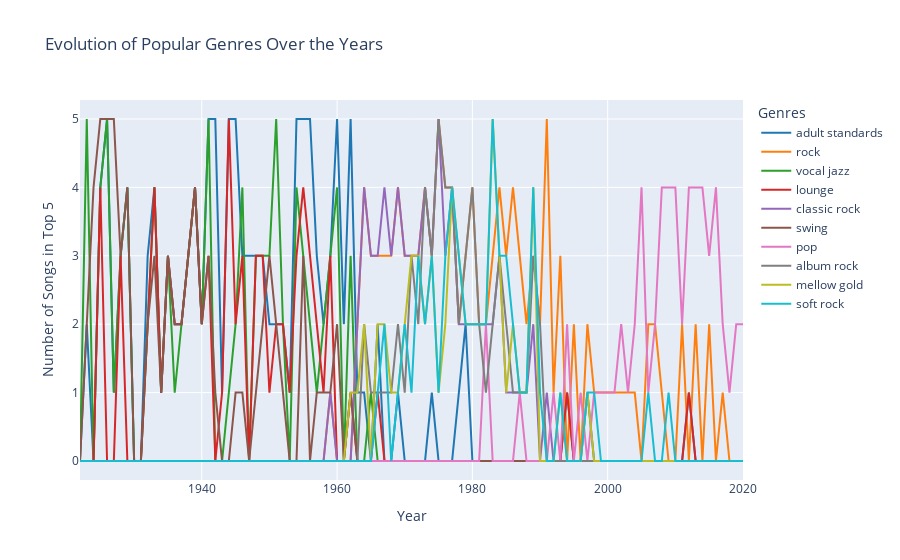

Notebook code for this chart:
### Markdown cell above
- Now lets explore how popular genres evolve over across the years

### Code cell
N = 10
top_genres_overall = genre_counts.sum().nlargest(N).index
custom_colors = [
    '#1f77b4', '#ff7f0e', '#2ca02c', '#d62728', '#9467bd',
    '#8c564b', '#e377c2', '#7f7f7f', '#bcbd22', '#17becf'
]
fig = go.Figure()

for i, genre in enumerate(top_genres_overall):
    fig.add_trace(go.Scatter(
        x=genre_counts.index,
        y=genre_counts[genre],
        name=genre,
        line=dict(color=custom_colors[i]),
        hovertemplate='Year: %{x}<br>Count: %{y}<br>Genre: ' + genre + '<extra></extra>'
    ))

fig.update_layout(
    title='Evolution of Popular Genres Over the Years',
    xaxis_title='Year',
    yaxis_title='Number of Songs in Top 5',
    hovermode='closest',
    legend_title='Genres'
)

fig.show()
